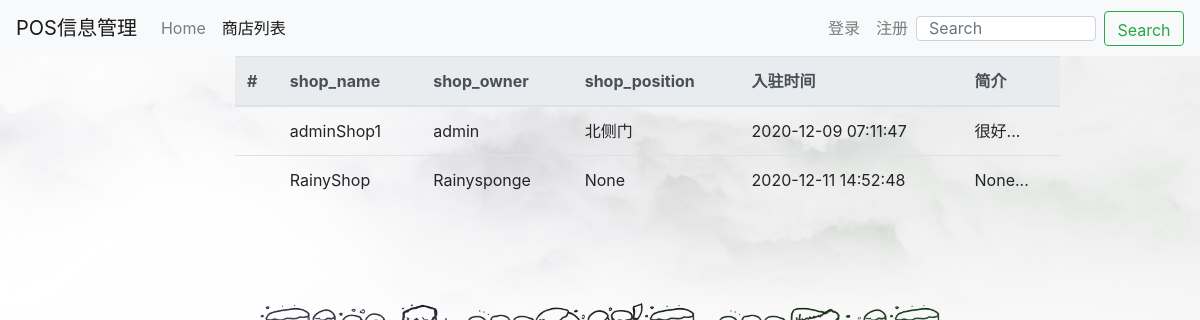
The page /store/shop_list/ on the database as committed earlier.
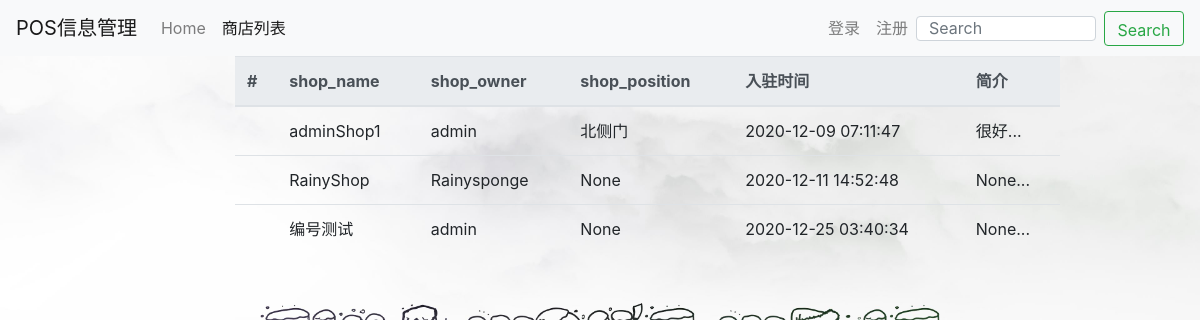
The same page on the database as committed later.
### store/models.py (models this page shows)
class Shop(models.Model):
    shop_id = models.CharField(max_length=12, null=True)  # 商店编号————为一个用户开多个店铺做准备
    shop_name = models.CharField(max_length=32, null=True)
    shop_owner = models.ForeignKey(User, null=True, on_delete=models.CASCADE)
    shop_position = models.CharField(max_length=32, null=True)
    phone_number = models.CharField(max_length=11, null=True)
    contends = models.TextField(null=True)
    create_time = models.DateTimeField(auto_now_add=True)
    last_update = models.DateTimeField(auto_now=True)
    is_active = models.BooleanField(default=True)

### store/views.py (the view)
# urls.py: path('shop_list/', views.shop_list, name='shop_list'),
def shop_list(request):
    shops = Shop.objects.all
    context = {}
    context['shop_list'] = shops
    return render(request, 'store/shop_list.html', context)

### store/templates/store/shop_list.html (shortened to what this page needs)
{% extends 'base.html' %}
{% block shopList %}active{% endblock %}
{% block bodyBack %}
<body background="/media/back4.jpeg" style="background-repeat:no-repeat ;background-size:100%,100%; background-attachment: fixed;">
{% endblock %}
{% block content %}
    <div class="container">
        <div class="row">
            <div class="col-md-2">
            </div>
            <div class="col-md-9">
                <table class="table">
                    <thead class="thead-light">
                      <tr>
                        <th scope="col">#</th>
                        <th scope="col">shop_name</th>
                        <th scope="col">shop_owner</th>
                        <th scope="col">shop_position</th>
                        <th scope="col">入驻时间</th>
                        <th scope="col">简介</th>
                      </tr>
                    </thead>
                    <tbody>
                        {% for shop in shop_list %}
                            {% if shop.is_active %}
                                <tr>
                                    <th scope="row"></th>
                                    <td>{{ shop.shop_name }}</td>
                                    <td>{{ shop.shop_owner }}</td>
                                    <td>{{ shop.shop_position }}</td>
                                    <td>{{ shop.create_time|date:"Y-m-d H:i:s" }}</td>
                                    <td>{{ shop.contends|truncatechars:"5" }}...</td>
                                </tr>
                            {% endif %}
                        {% empty %}
                            <p>没有数据哦~</p>
                        {% endfor %}
                    </tbody>
                </table>
            </div>
        </div>
    </div>
{% endblock %}

Rows that differ between the two databases and show on the page:
added Shop: shop_name "编号测试", shop_owner "admin", shop_position "None", create_time "2020-12-25 03:40:34", contends "None"
